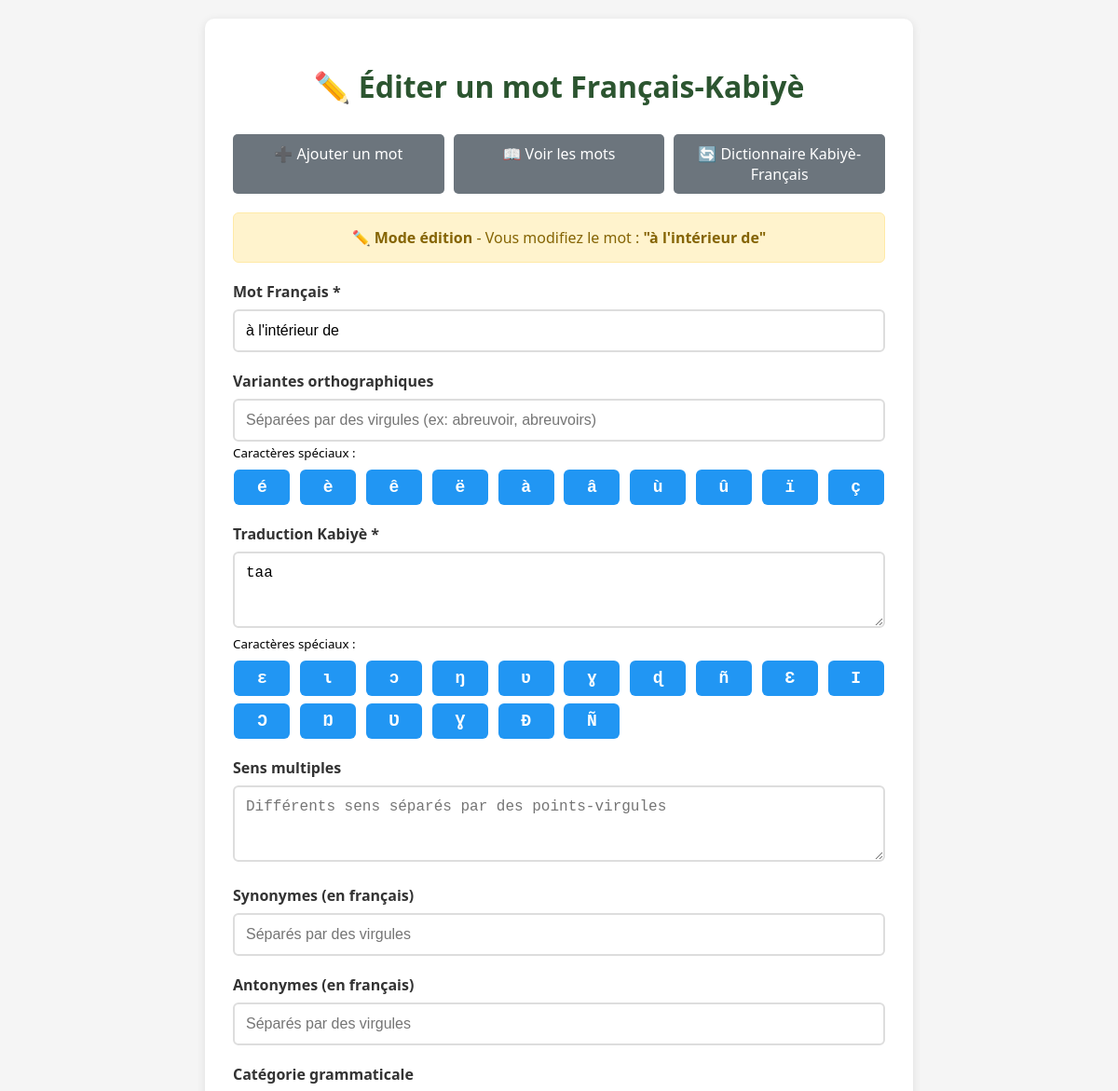
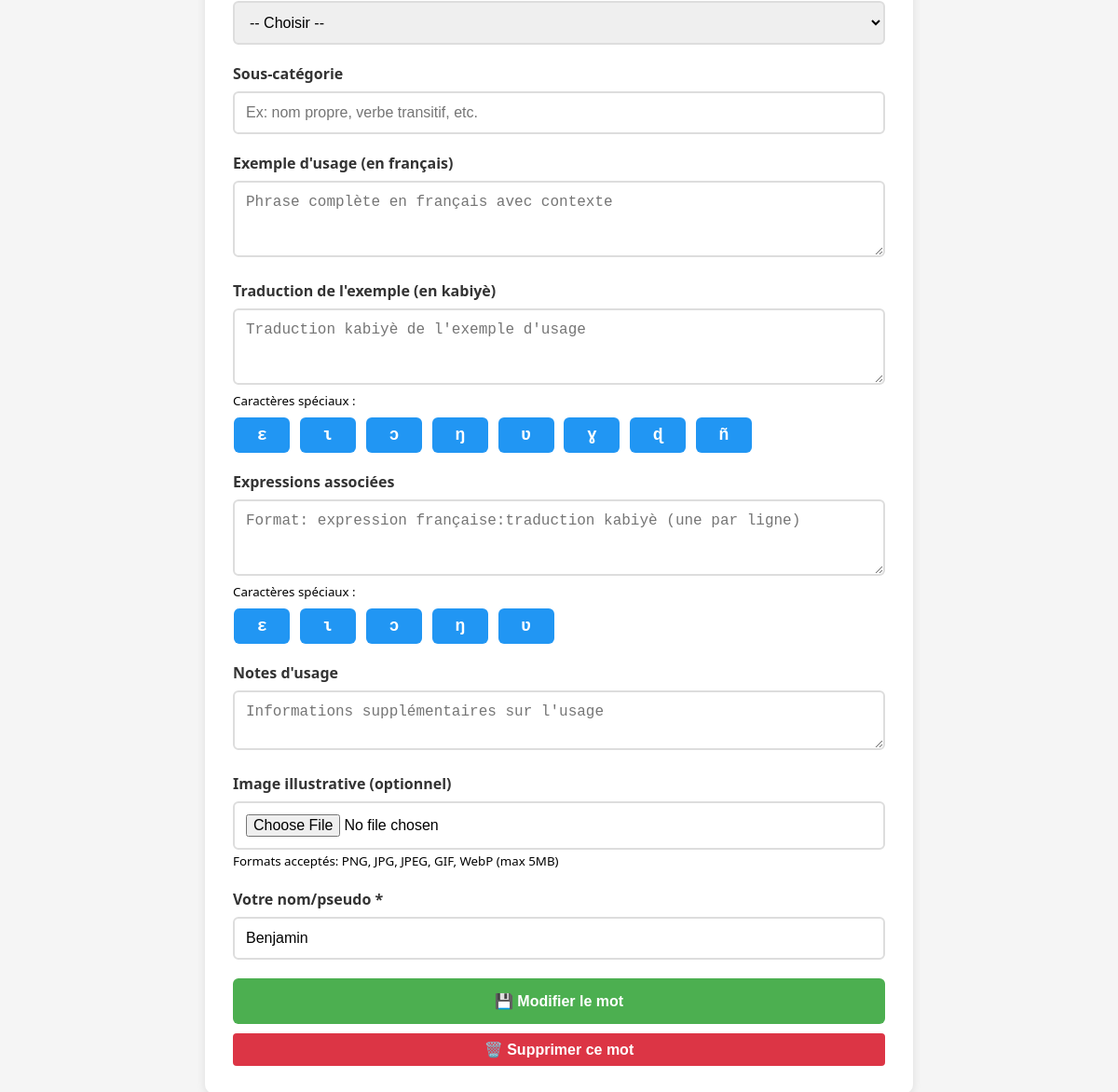
Screenshot of /francais/editer_francais/4 with the database file from the repository (2 pictures, top to bottom).
### database.py (models this page shows)
class MotFrancais(Base):
    __tablename__ = 'mots_francais'
    id = Column(Integer, primary_key=True)
    mot_francais = Column(String(255), nullable=False)
    variantes_orthographiques = Column(Text)  # JSON list
    traduction_kabye = Column(String(500), nullable=False)
    sens_multiple = Column(Text)  # JSON list
    synonymes = Column(Text)  # JSON list
    antonymes = Column(Text)  # JSON list
    categorie_grammaticale = Column(String(100))
    sous_categorie = Column(String(100))
    exemple_usage = Column(Text)
    traduction_exemple = Column(Text)
    expressions_associees = Column(Text)  # JSON list
    notes_usage = Column(Text)
    image_url = Column(Text)
    verifie_par = Column(String(100))
    date_ajout = Column(DateTime, default=datetime.now)
    date_modification = Column(DateTime, default=datetime.now, onupdate=datetime.now)
    statut_validation = Column(String(50), default='en_attente')
    notes_validation = Column(Text)
    date_validation = Column(DateTime)
    __table_args__ = (
        Index('idx_francais_statut_validation', 'statut_validation'),
        Index('idx_francais_verifie_par', 'verifie_par'),
        Index('idx_mot_francais', 'mot_francais'),
    )

### routes/francais.py (the view)
@francais_bp.route('/editer_francais/<int:mot_id>')
def editer_mot_francais(mot_id):
    from database import MotFrancais
    session = get_session()
    try:
        mot = session.query(MotFrancais).filter(MotFrancais.id == mot_id).first()
        if not mot:
            return "Mot non trouvé", 404
        mot_dict = {
            'id': mot.id,
            'mot_francais': mot.mot_francais,
            'variantes_orthographiques': ', '.join(json_to_list(mot.variantes_orthographiques)) if mot.variantes_orthographiques else '',
            'traduction_kabye': mot.traduction_kabye or '',
            'sens_multiple': '; '.join(json_to_list(mot.sens_multiple)) if mot.sens_multiple else '',
            'synonymes': ', '.join(json_to_list(mot.synonymes)) if mot.synonymes else '',
            'antonymes': ', '.join(json_to_list(mot.antonymes)) if mot.antonymes else '',
            'categorie_grammaticale': mot.categorie_grammaticale or '',
            'sous_categorie': mot.sous_categorie or '',
            'exemple_usage': mot.exemple_usage or '',
            'traduction_exemple': mot.traduction_exemple or '',
            'expressions_associees': json_to_list(mot.expressions_associees),
            'notes_usage': mot.notes_usage or '',
            'image_url': mot.image_url or '',
            'verifie_par': mot.verifie_par or '',
            'date_ajout': mot.date_ajout.strftime("%Y-%m-%d %H:%M:%S") if mot.date_ajout else '',
            'date_modification': mot.date_modification.strftime("%Y-%m-%d %H:%M:%S") if mot.date_modification else ''
        }
        return render_template('formulaire_francais.html', mot=mot_dict, edition=True)
    finally:
        session.close()

### database.py (called while the page is built)
def get_database_url():
    if 'DATABASE_URL' in os.environ:
        return os.environ['DATABASE_URL']
    return 'sqlite:///dictionnaire.db'

def init_db():
    engine = create_engine(get_database_url())
    Base.metadata.create_all(engine)
    return engine

def get_session():
    engine = init_db()
    Session = sessionmaker(bind=engine)
    return Session()

### utils/helpers.py (called while the page is built)
def json_to_list(data):
    if not data:
        return []
    try:
        if isinstance(data, list):
            return data
        return json.loads(data)
    except json.JSONDecodeError:
        if isinstance(data, str):
            if ';' in data:
                return [item.strip() for item in data.split(';') if item.strip()]
            return [data.strip()] if data.strip() else []
        return []

### templates/formulaire_francais.html (shortened to what this page needs)
<!DOCTYPE html>
<html lang="fr">
<head>
</head>
<body>
    <div class="container">
        <h1>{% if edition %}✏️ Éditer{% else %}📝 Ajouter{% endif %} un mot Français-Kabiyè</h1>
        <div class="nav">
            <a href="/francais">➕ Ajouter un mot</a>
            <a href="/francais/mots_francais">📖 Voir les mots</a>
            <a href="/">🔄 Dictionnaire Kabiyè-Français</a>
        </div>
        {% if edition and mot %}
        <div class="edition-banner">
            <strong>✏️ Mode édition</strong> - Vous modifiez le mot : <strong>"{{ mot.mot_francais }}"</strong>
        </div>
        {% endif %}
        <form id="formMot" enctype="multipart/form-data">
            <div class="form-group">
                <label for="mot_francais">Mot Français *</label>
                <input type="text" id="mot_francais" name="mot_francais" required
                       value="{{ mot.mot_francais if mot else '' }}"
                       placeholder="Ex: arbre">
            </div>
            <div class="form-group">
                <label for="variantes_orthographiques">Variantes orthographiques</label>
                <input type="text" id="variantes_orthographiques" name="variantes_orthographiques"
                    value="{% if mot and mot.variantes_orthographiques %}{{ mot.variantes_orthographiques }}{% endif %}"
                    placeholder="Séparées par des virgules (ex: abreuvoir, abreuvoirs)">
                <small>Caractères spéciaux :</small>
                <div class="caracteres-speciaux" data-target="variantes_orthographiques">
                    <button type="button" class="btn-special">é</button>
                    <button type="button" class="btn-special">è</button>
                    <button type="button" class="btn-special">ê</button>
                    <button type="button" class="btn-special">ë</button>
                    <button type="button" class="btn-special">à</button>
                    <button type="button" class="btn-special">â</button>
                    <button type="button" class="btn-special">ù</button>
                    <button type="button" class="btn-special">û</button>
                    <button type="button" class="btn-special">ï</button>
                    <button type="button" class="btn-special">ç</button>
                </div>
            </div>
            <div class="form-group">
                <label for="traduction_kabye">Traduction Kabiyè *</label>
                <textarea id="traduction_kabye" name="traduction_kabye"
                         rows="3" required placeholder="Traduction en kabiyè">{{ mot.traduction_kabye if mot else '' }}</textarea>
                <small>Caractères spéciaux :</small>
                <div class="caracteres-speciaux" data-target="traduction_kabye">
                    <button type="button" class="btn-special">ɛ</button>
                    <button type="button" class="btn-special">ɩ</button>
                    <button type="button" class="btn-special">ɔ</button>
                    <button type="button" class="btn-special">ŋ</button>
                    <button type="button" class="btn-special">ʋ</button>
                    <button type="button" class="btn-special">ɣ</button>
                    <button type="button" class="btn-special">ɖ</button>
                    <button type="button" class="btn-special">ñ</button>
                    <button type="button" class="btn-special">Ɛ</button>
                    <button type="button" class="btn-special">Ɩ</button>
                    <button type="button" class="btn-special">Ɔ</button>
                    <button type="button" class="btn-special">Ŋ</button>
                    <button type="button" class="btn-special">Ʋ</button>
                    <button type="button" class="btn-special">Ɣ</button>
                    <button type="button" class="btn-special">Ɖ</button>
                    <button type="button" class="btn-special">Ñ</button>
                </div>
            </div>
            <div class="form-group">
                <label for="sens_multiple">Sens multiples</label>
                <textarea id="sens_multiple" name="sens_multiple" rows="3"
                    placeholder="Différents sens séparés par des points-virgules">{% if mot and mot.sens_multiple %}{{ mot.sens_multiple }}{% endif %}</textarea>
            </div>
            <div class="form-group">
                <label for="synonymes">Synonymes (en français)</label>
                <input type="text" id="synonymes" name="synonymes"
                    value="{% if mot and mot.synonymes %}{{ mot.synonymes }}{% endif %}"
                    placeholder="Séparés par des virgules">
            </div>
            <div class="form-group">
                <label for="antonymes">Antonymes (en français)</label>
                <input type="text" id="antonymes" name="antonymes"
                    value="{% if mot and mot.antonymes %}{{ mot.antonymes }}{% endif %}"
                    placeholder="Séparés par des virgules">
            </div>
            <div class="form-group">
                <label for="categorie_grammaticale">Catégorie grammaticale</label>
                <select id="categorie_grammaticale" name="categorie_grammaticale">
                    <option value="">-- Choisir --</option>
                </select>
            </div>
            <div class="form-group">
                <label for="sous_categorie">Sous-catégorie</label>
                <input type="text" id="sous_categorie" name="sous_categorie"
                       value="{{ mot.sous_categorie if mot else '' }}"
                       placeholder="Ex: nom propre, verbe transitif, etc.">
            </div>
            <div class="form-group">
                <label for="exemple_usage">Exemple d'usage (en français)</label>
                <textarea id="exemple_usage" name="exemple_usage" rows="3"
                         placeholder="Phrase complète en français avec contexte">{{ mot.exemple_usage if mot else '' }}</textarea>
            </div>
            <div class="form-group">
                <label for="traduction_exemple">Traduction de l'exemple (en kabiyè)</label>
                <textarea id="traduction_exemple" name="traduction_exemple" rows="3"
                         placeholder="Traduction kabiyè de l'exemple d'usage">{{ mot.traduction_exemple if mot else '' }}</textarea>
                <small>Caractères spéciaux :</small>
                <div class="caracteres-speciaux" data-target="traduction_exemple">
                    <button type="button" class="btn-special">ɛ</button>
                    <button type="button" class="btn-special">ɩ</button>
                    <button type="button" class="btn-special">ɔ</button>
                    <button type="button" class="btn-special">ŋ</button>
                    <button type="button" class="btn-special">ʋ</button>
                    <button type="button" class="btn-special">ɣ</button>
                    <button type="button" class="btn-special">ɖ</button>
                    <button type="button" class="btn-special">ñ</button>
                </div>
            </div>
            <div class="form-group">
                <label for="expressions_associees">Expressions associées</label>
                <textarea id="expressions_associees" name="expressions_associees" rows="3"
                    placeholder="Format: expression française:traduction kabiyè (une par ligne)">{% if mot and mot.expressions_associees %}{% for expr in mot.expressions_associees %}{{ expr.expression }}:{{ expr.traduction }}{% if not loop.last %}&#10;{% endif %}{% endfor %}{% endif %}</textarea>
                <small>Caractères spéciaux :</small>
                <div class="caracteres-speciaux" data-target="expressions_associees">
                    <button type="button" class="btn-special">ɛ</button>
                    <button type="button" class="btn-special">ɩ</button>
                    <button type="button" class="btn-special">ɔ</button>
                    <button type="button" class="btn-special">ŋ</button>
                    <button type="button" class="btn-special">ʋ</button>
                </div>
            </div>
            <div class="form-group">
                <label for="notes_usage">Notes d'usage</label>
                <textarea id="notes_usage" name="notes_usage" rows="2"
                         placeholder="Informations supplémentaires sur l'usage">{{ mot.notes_usage if mot else '' }}</textarea>
            </div>
            <div class="form-group">
                <label for="image">Image illustrative (optionnel)</label>
                <input type="file" id="image" name="image"
                    accept=".png,.jpg,.jpeg,.gif,.webp">
                <small>Formats acceptés: PNG, JPG, JPEG, GIF, WebP (max 5MB)</small>
            </div>
            <div class="form-group">
                <label for="verifie_par">Votre nom/pseudo *</label>
                <input type="text" id="verifie_par" name="verifie_par" required
                       value="{{ mot.verifie_par if mot else '' }}"
                       placeholder="Votre nom pour crédit">
            </div>
            <button type="submit">
                {% if edition %}💾 Modifier le mot{% else %}💾 Sauvegarder le mot{% endif %}
            </button>
            {% if edition %}
            <button type="button" class="btn-supprimer" style="margin-top: 10px; width: 100%;" onclick="supprimerMot({{ mot.id }})">
                🗑️ Supprimer ce mot
            </button>
            {% endif %}
        </form>
    </div>
</body>
</html>

### templates/formulaire_francais.html (style rules this page uses)
* { box-sizing: border-box; }
body { font-family: 'Segoe UI', Tahoma, Geneva, Verdana, sans-serif; max-width: 800px; margin: 0 auto; padding: 20px; background: #f5f5f5; }
.container { background: white; padding: 30px; border-radius: 10px; box-shadow: 0 2px 10px rgba(0,0,0,0.1); }
h1 { color: #2c5530; text-align: center; margin-bottom: 30px; }
.form-group { margin-bottom: 20px; position: relative; }
label { display: block; margin-bottom: 8px; font-weight: 600; color: #333; }
input, select, textarea { width: 100%; padding: 12px; border: 2px solid #ddd; border-radius: 6px; font-size: 16px; transition: border-color 0.3s; }
button { background: #4CAF50; color: white; padding: 15px 30px; border: none; border-radius: 6px; cursor: pointer; font-size: 16px; font-weight: 600; width: 100%; transition: background 0.3s; }
.caracteres-speciaux { display: grid; grid-template-columns: repeat(10, 1fr); gap: 8px; margin-top: 8px; justify-items: center; }
.btn-special { background: #2196F3; color: white; border: none; border-radius: 6px; cursor: pointer; font-size: 18px; height: 38px; width: 30px; display: flex; align-items: center; justify-content: center; font-family: 'Courier New', monospace; transition: transform 0.1s ease-in-out, background 0.3s; }
.edition-banner { background: #fff3cd; border: 1px solid #ffeaa7; color: #856404; padding: 15px; border-radius: 6px; margin-bottom: 20px; text-align: center; }
.btn-supprimer { background: #dc3545; color: white; border: none; padding: 8px 15px; border-radius: 4px; cursor: pointer; }
.nav { display: flex; gap: 10px; margin-bottom: 20px; flex-wrap: wrap; }
.nav a { padding: 10px 20px; background: #6c757d; color: white; text-decoration: none; border-radius: 5px; flex: 1; min-width: 120px; text-align: center; }

### rows the page displays
MotFrancais: mot_francais "à l'intérieur de", traduction_kabye "taa", verifie_par "Benjamin"
